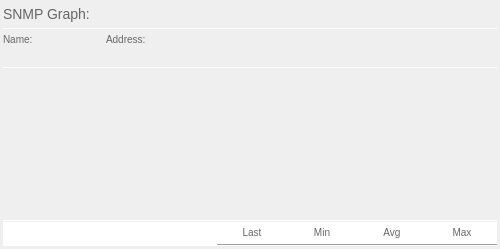
<?xml version="1.0" encoding="UTF-8"?>
<ui version="4.0">
 <class>SNMPGraphWindow</class>
 <widget class="QWidget" name="SNMPGraphWindow">
  <property name="geometry">
   <rect>
    <x>0</x>
    <y>0</y>
    <width>500</width>
    <height>249</height>
   </rect>
  </property>
  <property name="minimumSize">
   <size>
    <width>500</width>
    <height>0</height>
   </size>
  </property>
  <property name="maximumSize">
   <size>
    <width>500</width>
    <height>16777215</height>
   </size>
  </property>
  <property name="windowTitle">
   <string>Form</string>
  </property>
  <layout class="QVBoxLayout" name="verticalLayout">
   <property name="spacing">
    <number>0</number>
   </property>
   <property name="leftMargin">
    <number>3</number>
   </property>
   <property name="topMargin">
    <number>3</number>
   </property>
   <property name="rightMargin">
    <number>3</number>
   </property>
   <property name="bottomMargin">
    <number>3</number>
   </property>
   <item>
    <layout class="QHBoxLayout" name="horizontalLayout">
     <property name="spacing">
      <number>3</number>
     </property>
     <property name="bottomMargin">
      <number>3</number>
     </property>
     <item>
      <widget class="QLabel" name="label_2">
       <property name="sizePolicy">
        <sizepolicy hsizetype="Fixed" vsizetype="Preferred">
         <horstretch>0</horstretch>
         <verstretch>0</verstretch>
        </sizepolicy>
       </property>
       <property name="styleSheet">
        <string notr="true">font: 14px;
color: rgb(102, 102, 102);</string>
       </property>
       <property name="text">
        <string>SNMP Graph:</string>
       </property>
      </widget>
     </item>
     <item>
      <widget class="QLabel" name="labelTemplate">
       <property name="styleSheet">
        <string notr="true">font: 14px;
color: rgb(0, 0, 0);</string>
       </property>
       <property name="text">
        <string/>
       </property>
      </widget>
     </item>
    </layout>
   </item>
   <item>
    <widget class="Line" name="line">
     <property name="styleSheet">
      <string notr="true">color: rgb(255, 255, 255);</string>
     </property>
     <property name="frameShadow">
      <enum>QFrame::Plain</enum>
     </property>
     <property name="orientation">
      <enum>Qt::Horizontal</enum>
     </property>
    </widget>
   </item>
   <item>
    <layout class="QHBoxLayout" name="horizontalLayout_3">
     <property name="spacing">
      <number>3</number>
     </property>
     <property name="topMargin">
      <number>3</number>
     </property>
     <property name="bottomMargin">
      <number>3</number>
     </property>
     <item>
      <layout class="QVBoxLayout" name="verticalLayout_4">
       <item>
        <widget class="QLabel" name="label_3">
         <property name="minimumSize">
          <size>
           <width>100</width>
           <height>0</height>
          </size>
         </property>
         <property name="styleSheet">
          <string notr="true">font: 10px;
color: rgb(102, 102, 102);</string>
         </property>
         <property name="text">
          <string>Name:</string>
         </property>
        </widget>
       </item>
       <item>
        <widget class="QLabel" name="labelName">
         <property name="minimumSize">
          <size>
           <width>100</width>
           <height>0</height>
          </size>
         </property>
         <property name="styleSheet">
          <string notr="true">font: 12px;
color: rgb(0, 0, 0);</string>
         </property>
         <property name="text">
          <string/>
         </property>
        </widget>
       </item>
      </layout>
     </item>
     <item>
      <layout class="QVBoxLayout" name="verticalLayout_3">
       <item>
        <widget class="QLabel" name="label_5">
         <property name="sizePolicy">
          <sizepolicy hsizetype="Expanding" vsizetype="Preferred">
           <horstretch>0</horstretch>
           <verstretch>0</verstretch>
          </sizepolicy>
         </property>
         <property name="styleSheet">
          <string notr="true">font: 10px;
color: rgb(102, 102, 102);</string>
         </property>
         <property name="text">
          <string>Address:</string>
         </property>
        </widget>
       </item>
       <item>
        <widget class="QLabel" name="labelAddress">
         <property name="sizePolicy">
          <sizepolicy hsizetype="Expanding" vsizetype="Preferred">
           <horstretch>0</horstretch>
           <verstretch>0</verstretch>
          </sizepolicy>
         </property>
         <property name="styleSheet">
          <string notr="true">font: 12px;
color: rgb(0, 0, 0);</string>
         </property>
         <property name="text">
          <string/>
         </property>
        </widget>
       </item>
      </layout>
     </item>
    </layout>
   </item>
   <item>
    <widget class="Line" name="line_2">
     <property name="styleSheet">
      <string notr="true">color: rgb(255, 255, 255);</string>
     </property>
     <property name="frameShadow">
      <enum>QFrame::Plain</enum>
     </property>
     <property name="orientation">
      <enum>Qt::Horizontal</enum>
     </property>
    </widget>
   </item>
   <item>
    <widget class="QCustomPlot" name="plotSNMPGraph" native="true">
     <property name="sizePolicy">
      <sizepolicy hsizetype="Preferred" vsizetype="Fixed">
       <horstretch>0</horstretch>
       <verstretch>0</verstretch>
      </sizepolicy>
     </property>
     <property name="minimumSize">
      <size>
       <width>0</width>
       <height>150</height>
      </size>
     </property>
    </widget>
   </item>
   <item>
    <widget class="Line" name="line_3">
     <property name="styleSheet">
      <string notr="true">color: rgb(255, 255, 255);</string>
     </property>
     <property name="frameShadow">
      <enum>QFrame::Plain</enum>
     </property>
     <property name="orientation">
      <enum>Qt::Horizontal</enum>
     </property>
    </widget>
   </item>
   <item>
    <layout class="QVBoxLayout" name="layoutLegendItems">
     <property name="spacing">
      <number>0</number>
     </property>
     <item>
      <layout class="QHBoxLayout" name="horizontalLayout_2">
       <property name="spacing">
        <number>0</number>
       </property>
       <item>
        <widget class="QFrame" name="frame">
         <property name="styleSheet">
          <string notr="true">background: rgb(255, 255, 255);</string>
         </property>
        </widget>
       </item>
       <item>
        <layout class="QVBoxLayout" name="verticalLayout_6">
         <property name="spacing">
          <number>0</number>
         </property>
         <item>
          <layout class="QHBoxLayout" name="horizontalLayout_6">
           <property name="spacing">
            <number>0</number>
           </property>
           <item>
            <widget class="QLabel" name="label">
             <property name="sizePolicy">
              <sizepolicy hsizetype="Fixed" vsizetype="Preferred">
               <horstretch>0</horstretch>
               <verstretch>0</verstretch>
              </sizepolicy>
             </property>
             <property name="minimumSize">
              <size>
               <width>70</width>
               <height>0</height>
              </size>
             </property>
             <property name="maximumSize">
              <size>
               <width>70</width>
               <height>16777215</height>
              </size>
             </property>
             <property name="styleSheet">
              <string notr="true">font: 10px;
color: rgb(102, 102, 102);
background: rgb(255, 255, 255);</string>
             </property>
             <property name="text">
              <string>Last</string>
             </property>
             <property name="alignment">
              <set>Qt::AlignCenter</set>
             </property>
            </widget>
           </item>
           <item>
            <widget class="QLabel" name="label_4">
             <property name="sizePolicy">
              <sizepolicy hsizetype="Fixed" vsizetype="Preferred">
               <horstretch>0</horstretch>
               <verstretch>0</verstretch>
              </sizepolicy>
             </property>
             <property name="minimumSize">
              <size>
               <width>70</width>
               <height>0</height>
              </size>
             </property>
             <property name="maximumSize">
              <size>
               <width>70</width>
               <height>16777215</height>
              </size>
             </property>
             <property name="styleSheet">
              <string notr="true">font: 10px;
color: rgb(102, 102, 102);
background: rgb(255, 255, 255);</string>
             </property>
             <property name="text">
              <string>Min</string>
             </property>
             <property name="alignment">
              <set>Qt::AlignCenter</set>
             </property>
            </widget>
           </item>
           <item>
            <widget class="QLabel" name="label_6">
             <property name="sizePolicy">
              <sizepolicy hsizetype="Fixed" vsizetype="Preferred">
               <horstretch>0</horstretch>
               <verstretch>0</verstretch>
              </sizepolicy>
             </property>
             <property name="minimumSize">
              <size>
               <width>70</width>
               <height>0</height>
              </size>
             </property>
             <property name="maximumSize">
              <size>
               <width>70</width>
               <height>16777215</height>
              </size>
             </property>
             <property name="styleSheet">
              <string notr="true">font: 10px;
color: rgb(102, 102, 102);
background: rgb(255, 255, 255);</string>
             </property>
             <property name="text">
              <string>Avg</string>
             </property>
             <property name="alignment">
              <set>Qt::AlignCenter</set>
             </property>
            </widget>
           </item>
           <item>
            <widget class="QLabel" name="label_7">
             <property name="sizePolicy">
              <sizepolicy hsizetype="Fixed" vsizetype="Preferred">
               <horstretch>0</horstretch>
               <verstretch>0</verstretch>
              </sizepolicy>
             </property>
             <property name="minimumSize">
              <size>
               <width>70</width>
               <height>0</height>
              </size>
             </property>
             <property name="maximumSize">
              <size>
               <width>70</width>
               <height>16777215</height>
              </size>
             </property>
             <property name="styleSheet">
              <string notr="true">font: 10px;
color: rgb(102, 102, 102);
background: rgb(255, 255, 255);</string>
             </property>
             <property name="text">
              <string>Max</string>
             </property>
             <property name="alignment">
              <set>Qt::AlignCenter</set>
             </property>
            </widget>
           </item>
          </layout>
         </item>
         <item>
          <widget class="Line" name="line_4">
           <property name="styleSheet">
            <string notr="true">color: rgb(164, 164, 164);
background-color: rgb(255, 255, 255);</string>
           </property>
           <property name="frameShadow">
            <enum>QFrame::Plain</enum>
           </property>
           <property name="orientation">
            <enum>Qt::Horizontal</enum>
           </property>
          </widget>
         </item>
        </layout>
       </item>
      </layout>
     </item>
    </layout>
   </item>
  </layout>
 </widget>
 <customwidgets>
  <customwidget>
   <class>QCustomPlot</class>
   <extends>QWidget</extends>
   <header>../qcustomplot/qcustomplot.h</header>
   <container>1</container>
  </customwidget>
 </customwidgets>
 <resources/>
 <connections/>
</ui>
